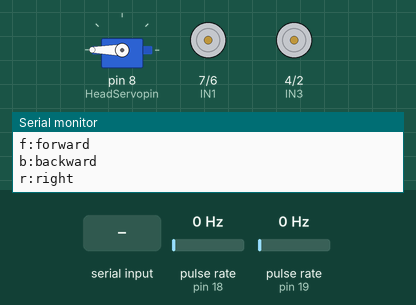
Recording of a sketch running on a simulated Arduino Mega 2560, built with avr-gcc and run on an emulated ATmega2560. Parts: servo, motor-driver pin pairs drawn as motors (green arrow = first pin HIGH = forward, orange = second pin HIGH = backward, longer = more drive, scaled by the enable pin), the last lines printed to the serial monitor. Wiring (inferred from the names in the program): 2 × pulse sensor: data pin 18 / data pin 19. The inputs (shaded band) are chosen by the test bench; at power-on: pulse rate (sensors on pin 18, pin 19) 0 Hz.

Above: at 0.1 s.
At 4.2 s:
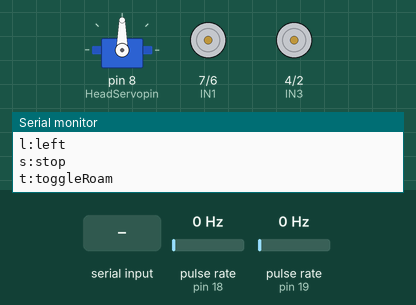
4.3 s: "f" received over Serial
At 5.2 s:
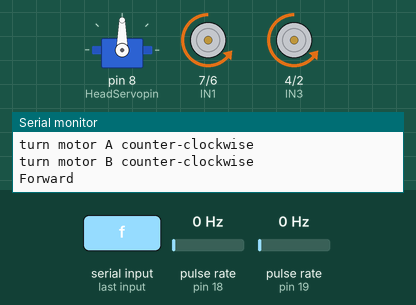
5.8 s: pulse rate (sensor on pin 18) set to 50 Hz
8.5 s: pulse rate (sensor on pin 19) set to 50 Hz
Timing chart, 0 to 13.3 s (numbered marks = the images above; inputs shaded):
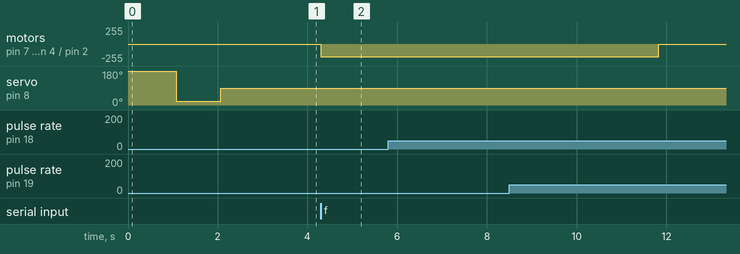

Measured:
- after the input at 4.3 s, motor on pin 7 (IN1) / pin 6 (IN2), motor on pin 4 (IN3) / pin 2 (IN4): stopped → backward 191/255 at once

The sketch:

Sainsmart_4wd_Encoder_Motor_Test.ino
```cpp
/*
4WDRobot_Motor_Test
Sketch to test out the operation of the Sainsmart 4WD Robot.
4WD Robot by Glenn Mossy
https://github.com/gmossy/Sainsmart-4WD-Robot
gmossy@gmail.com

DC Robotics Group, Arduino Motors Workshop, Dec 6, 2014
Dec 1, 2014, version 1.0

       *THE SUBROUTINES WORK AS FOLLOWS*

motorA(mode, speed)  // % replace A with B to control motor B %

mode is a number 0 -> 3 that determines what the motor will do.
0 = coast/disable the H bridge
1 = turn motor clockwise
2 = turn motor counter clockwise
3 = brake motor

speed is a number 0 -> 100 that represents percentage of motor speed.
0 = off
50 = 50% of full motor speed
100 = 100% of full motor speed

EXAMPLE
Say you need to have motor A turn clockwise at 33% of its full speed.  The subroutine call would be the following...
motorA(1, 33);
*/

#include <Servo.h>    //servo library
#include "IOpins.h"

Servo headservo;      // initialize a servo object

// the interval in mS
#define interval 7500
unsigned long currentTime;

int roam = 0;             //just listen for serial commands and wait

int motorSpeed;          //define motor speed parameter which will be mapped as a percentage value

// read RPM
 volatile byte half_revolutions_l;
 unsigned int rpm_l;
 unsigned long timeold_l;

 volatile byte half_revolutions_r;
 unsigned int rpm_r;
 unsigned long timeold_r;


void setup() {
  Serial.begin(9600); // Enables Serial monitor for debugging purposes
  Serial.println("Ready to receive Serial Commands![f, b, r, l, s, t]"); // Tell us I"m ready
  Serial.println("My Commands are: ");
  Serial.println("f:forward");
  Serial.println("b:backward");
  Serial.println("r:right");
  Serial.println("l:left");
  Serial.println("s:stop");
  Serial.println("t:toggleRoam");

 //signal output port
 //set all of the outputs for the motor driver
  pinMode(IN1, OUTPUT);       // Motor Driver
  pinMode(IN2, OUTPUT);       // Motor Driver
  pinMode(IN3, OUTPUT);       // Motor Driver
  pinMode(IN4, OUTPUT);       // Motor Driver

  motorSpeed = 75;        // 55 Set motorSpeed variable with an initial motor speed % (percentage)

  //Enable pull ups on encoders
  digitalWrite(l_encoder, HIGH);
  digitalWrite(r_encoder, HIGH);

  //Attach interrupts for encoders
   attachInterrupt(l_int, rpm_fun_l, CHANGE);   half_revolutions_l = 0;
   rpm_l = 0;
   timeold_l = 0;
   attachInterrupt(r_int, rpm_fun_r, CHANGE);   half_revolutions_r = 0;
   rpm_r = 0;
   timeold_r = 0;

  // uncomment the HC-SR04 code when you are ready to use it.
  // HC-SR04 interface
  pinMode(TrigPin, OUTPUT);  // Set the HC-SR04 Trig as Output
  pinMode(EchoPin, INPUT);   // Set the HC-SR04 Echo as Input

  headservo.attach(HeadServopin);
  //start my movable servo head, to verify I work.
  headservo.write(180);
  delay(1000);
  headservo.write(20);
  delay(1000);
  headservo.write(90);
  delay(1000);
}

void loop()
  {
    if (Serial.available() > 0)
    {
    int val = Serial.read();	//read serial input commands

    switch(val)
    {
    case 'f' :
      Serial.println("Rolling Forward!");
      moveForward(motorSpeed);
      currentTime = millis();
      while(!IsTime(&currentTime, interval)){
         encoder_l();
         encoder_r();
      }
      brake();
      delay(5000);
      break;

    case 'l' :
      Serial.println("Turning Left!");
      body_lturn(motorSpeed);
      delay(2000);
      brake();
      delay(5000);
      break;

    case 'r' :
      Serial.println("Turning Right!");
      body_rturn(motorSpeed);
      delay(2000);
      brake();
      delay(5000);
      break;
   case 'b' :
      Serial.println("Moving Backward!");
      moveBackward(motorSpeed);
      delay(5000);
      brake();
      delay(5000);
      break;
   case 's' :
      Serial.println("Stop!");
      brake();
      delay(5000);
      break;
   case 't' :
      Serial.println("toggle Roam Mode");
      toggleRoam();
      break;
    }
    delay(1);
    Serial.println("I'm Ready to receive Serial Commands![f, b, r, l, s, t]"); // Tell us I"m ready
  }

  if(roam == 0){
      //just listen for serial commands and wait
      }
  else if(roam == 1){  //If roam active- drive autonomously
    goRoam();
    }
  }

void encoder_l() {
   if (half_revolutions_l >= 60) {
     //Update RPM every 20 counts, increase this for better RPM resolution,
     //decrease for faster update
     rpm_l = 1000/(millis() - timeold_l)*half_revolutions_l;
     timeold_l = millis();
     half_revolutions_l = 0;
     Serial.print("Left  ");Serial.println(rpm_l,DEC);
   }
}

void encoder_r() {
    if (half_revolutions_r >= 60) {
     //Update RPM every 20 counts, increase this for better RPM resolution,
     //decrease for faster update
     rpm_r = 1000/(millis() - timeold_r)*half_revolutions_r;
     timeold_r = millis();
     half_revolutions_r = 0;
     Serial.print("Right  ");Serial.println(rpm_r,DEC);
   }
}

 void rpm_fun_l()
 {
   half_revolutions_l++;
   //Each rotation, this interrupt function is run twice
 }

 void rpm_fun_r()
 {
   half_revolutions_r++;
   //Each rotation, this interrupt function is run twice
 }


void moveForward(int motorSpeed)
{
   // int motorSpeed);  // change the 15 to the Speed variable, and put Speed int the function call command arguments.
    //also add delayTime for example like this:   moveForward(int delayTime, int motorSpeed)

    motorA(2, motorSpeed);  //have motor A turn clockwise at % speed, , call motor control method
    motorB(2, motorSpeed);  //have motor B turn clockwise at % speed
    Serial.println("Forward");
}

void moveBackward(int motorSpeed)
{
    motorA(1, motorSpeed);  //have motor A turn counterclockwise
    motorB(1, motorSpeed);  //have motor B turn counterclockwise
    Serial.println("Backward");
}
void body_rturn(int motorSpeed)
{
   motorA(1, motorSpeed);  //have motor A turn counterclockwise
   motorB(2, motorSpeed);  //have motor B turn clockwise
   Serial.println("Right");
}
   void body_lturn(int motorSpeed)
{
   motorA(2, motorSpeed);  //have motor A turn clockwise
   motorB(1, motorSpeed);  //have motor B turn counterclockwise
   Serial.println("Left");
}

void brake()
{
    motorA(3, 100);  //brake motor A with 100% braking power, call motor control method
    motorB(3, 100);  //brake motor B with 100% braking power, call motor control method
    Serial.println("Brake");
}


//******************   Motor A control   *******************
void motorA(int mode, int percent)
{
 // Method that will accept mode and speed in percentage.
 // mode: The 3 modes are 0) coast  1) Clockwise motor  2) Counter-clockwise 3) brake
 // percent: The speed of the motor in percentage value for the PWM.
  //change the percentage range of 0 -> 100 into the PWM
  //range of 0 -> 255 using the map function
  int duty = map(percent, 0, 100, 0, 255);

  switch(mode)
  {
    case 0:  //disable/coast
      digitalWrite(ENA, LOW);  //set enable low to disable A
      Serial.println("Disable/coast A");
      break;

    case 1:  //turn clockwise
      //setting IN1 high connects motor lead 1 to +voltage
      digitalWrite(IN1, HIGH);

      //setting IN2 low connects motor lead 2 to ground
      digitalWrite(IN2, LOW);

      //use pwm to control motor speed through enable pin
      analogWrite(ENA, duty);
      Serial.println("turn motor A clockwise");

      break;

    case 2:  //turn counter-clockwise
      //setting IN1 low connects motor lead 1 to ground
      digitalWrite(IN1, LOW);

      //setting IN2 high connects motor lead 2 to +voltage
      digitalWrite(IN2, HIGH);

      //use pwm to control motor speed through enable pin
      analogWrite(ENA, duty);
      Serial.println("turn motor A counter-clockwise");
      break;

    case 3:  //brake motor
      //setting IN1 low connects motor lead 1 to ground
      digitalWrite(IN1, LOW);

      //setting IN2 high connects motor lead 2 to ground
      digitalWrite(IN2, LOW);

      //use pwm to control motor braking power
      //through enable pin
      analogWrite(ENA, duty);
      Serial.println("brake motor A");

      break;
  }
}
//**********************************************************


//******************   Motor B control   *******************
  void motorB(int mode, int percent)
{
  //change the percentage range of 0 -> 100 into the PWM
  //range of 0 -> 255 using the map function
  int duty = map(percent, 0, 100, 0, 255);

  switch(mode)
  {
    case 0:  //disable/coast
      digitalWrite(ENB, LOW);  //set enable low to disable B
      Serial.println("Disable/coast B");
      break;

    case 1:  //turn clockwise
      //setting IN3 high connects motor lead 1 to +voltage
      digitalWrite(IN3, HIGH);

      //setting IN4 low connects motor lead 2 to ground
      digitalWrite(IN4, LOW);

      //use pwm to control motor speed through enable pin
      analogWrite(ENB, duty);
           Serial.println("turn motor B clockwise");

      break;

    case 2:  //turn counter-clockwise
      //setting IN3 low connects motor lead 1 to ground
      digitalWrite(IN3, LOW);

      //setting IN4 high connects motor lead 2 to +voltage
      digitalWrite(IN4, HIGH);

      //use pwm to control motor speed through enable pin
      analogWrite(ENB, duty);
       Serial.println("turn motor B counter-clockwise");

      break;

    case 3:  //brake motor
      //setting IN3 low connects motor lead 1 to ground
      digitalWrite(IN3, LOW);

      //setting IN4 high connects motor lead 2 to ground
      digitalWrite(IN4, LOW);

      //use pwm to control motor braking power
      //through enable pin
      analogWrite(ENB, duty);
      Serial.println("brake motor B");
      break;
  }
}
//**********************************************************

void toggleRoam(){
  // This method chooses to make the robot roam or else use the serial command input.
if(roam == 0){
   roam = 1;
   Serial.println("Activated Roam Mode");
  }
  else{
    roam = 0;
    brake();
    Serial.println("De-activated Roam Mode");
  }
}
void goRoam(){
 // insert roaming function control here.
   Serial.println("Im going roaming");
    moveForward(motorSpeed);    // temporary just go forward for a little while
   delay(20000);
}

//measure distance, unit “cm”
long MeasuringDistance() {
  // This method reads the HC-SR04 Ultrasonic Sensor and returns the distance measured of an object in front the sensor
  // Calculates the Distance in cm
  float cm;                          //define variables for distance sensor
  // ((time)*(Speed of sound))/ toward and backward of object) = Width of Echo pulse, in uS (micro second)
  // How to call the function:    long Distance_cm = Distance(Duration);   // Use function to calculate the distance
  long duration;
  long adjust = 1.15;    // Calibration adjustment based on actual measurement test
  //pinMode(TrigPin, OUTPUT);
  digitalWrite(TrigPin, LOW);
  delayMicroseconds(2);
  digitalWrite(TrigPin, HIGH);
  delayMicroseconds(5);
  digitalWrite(TrigPin, LOW);
  //pinMode(EchoPin, INPUT);
  duration = pulseIn(EchoPin, HIGH);
  return duration / 29 / 2 + adjust;        // Actual calculation in centimeters
}

//**********************************************************
//IsTime() function - David Fowler, AKA uCHobby, http://www.uchobby.com 01/21/2012

#define TIMECTL_MAXTICKS  4294967295L
#define TIMECTL_INIT      0

int IsTime(unsigned long *timeMark, unsigned long timeInterval){
  unsigned long timeCurrent;
  unsigned long timeElapsed;
  int result=false;

  timeCurrent=millis();
  if(timeCurrent<*timeMark) {  //Rollover detected
    timeElapsed=(TIMECTL_MAXTICKS-*timeMark)+timeCurrent;  //elapsed=all the ticks to overflow + all the ticks since overflow
  }
  else {
    timeElapsed=timeCurrent-*timeMark;
  }

  if(timeElapsed>=timeInterval) {
    *timeMark=timeCurrent;
    result=true;
  }
  return(result);
}
```

IOpins.h
```cpp
//Hardware set the pins
// L298D Motor Controller
#define ENA 5  //enable A on pin 5 (must be a pwm pin)   Speed Control
#define ENB 3  //enable B on pin 3 (must be a pwm pin)   Speed Control

#define IN1 7  //IN1 on pin controls Motor A  Motor A is the left side Motor
#define IN2 6  //IN2 on pin controls Motor A
#define IN3 4  //IN3 on pin conrtols Motor B  Motor B is the Right side Motor
#define IN4 2  //IN4 on pin controls Motor B

const int rightmotorpin1 = IN1;  //signal output 1 of Dc motor
const int rightmotorpin2 = IN2;  //signal output 2 of Dc motor
const int leftmotorpin1  = IN3;  //signal output 3 of Dc motor
const int leftmotorpin2  = IN4;  //signal output 4 of Dc motor

//set interrupts and encoder pins
const int l_int = 5;
const int r_int = 4;
const int l_encoder = 18;
const int r_encoder = 19;


// pins for the HC-SR04 Ultrasonic Distance Sensor
const int EchoPin = 48; // HC-SR04 Ultrasonic signal input
const int TrigPin = 49; // HC-SR04 Ultrasonic signal output
const int HeadServopin = 8; // pin for signal input of headservo
```
